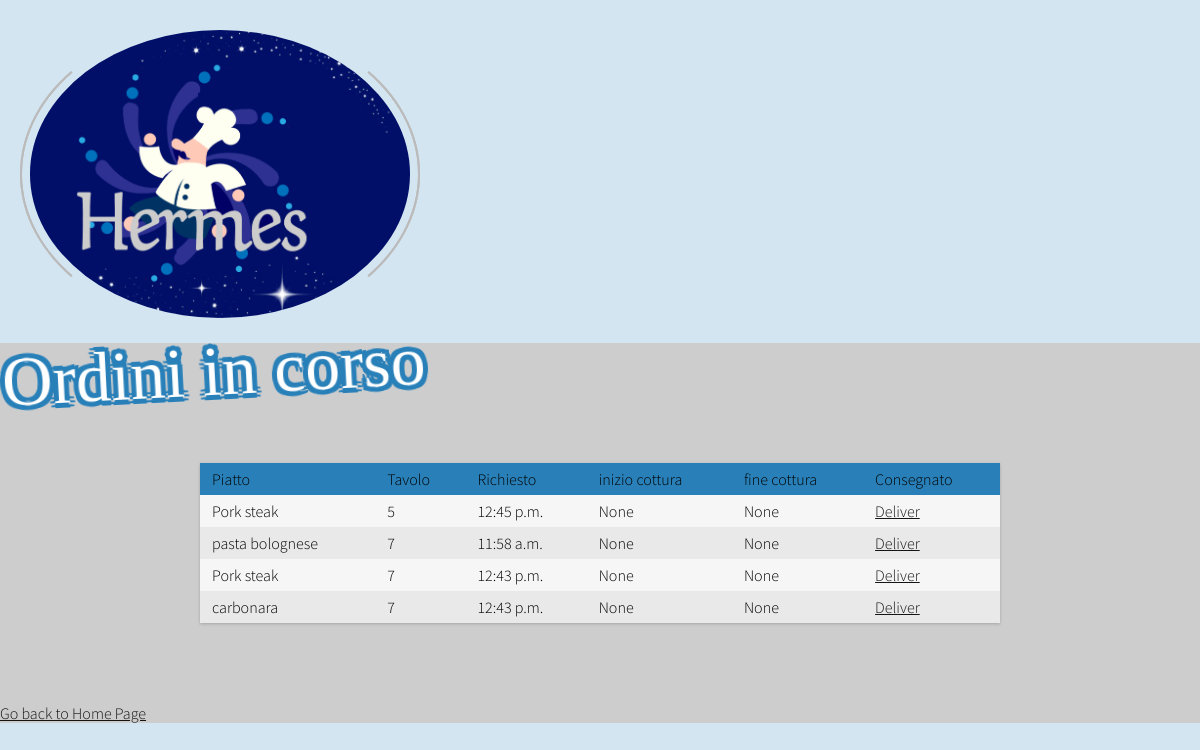
Page /openOrders/ on the committed database.
### app/models.py (models this page shows, shortened)
class Order(models.Model):
    request_time = models.TimeField()
    kitchen_start_time = models.TimeField(blank= True, null= True, default= None)
    kitchen_end_time = models.TimeField(blank= True, null= True, default= None)
    delivery_time = models.TimeField(blank= True, null= True, default= None)
    dish_name = models.ForeignKey(Dish, null= True, blank= True, default= None, on_delete=models.CASCADE)
    table = models.ForeignKey(Table, null= True, default= None, on_delete=models.CASCADE)

class Dish(models.Model ) :
    name = models.CharField( max_length= 50 )
    price = models.FloatField()
    type = models.CharField( max_length= 50 )
    gluten = models.BooleanField( null= False)
    id =models.AutoField(primary_key=True)
    lactose = models.BooleanField( null= False)
    def __str__( self ) :
        return self.name

class Table( models.Model ) :
    number = models.IntegerField( primary_key= True)
    def __str__( self ) :
        return str(self.number)

### app/views.py (the view)
# urls.py: re_path(r'^openOrders/',views.showOrderstoDeliver, name='orderstoDeliver'),
def showOrderstoDeliver(request):
    openOrders = Order.objects.filter(delivery_time__isnull=True).order_by('table')
    return render( request,'Incorso.html', {'orders':openOrders})

### app/templates/Incorso.html
{% extends "template.html" %} {% block content %}
<head> </head>
<body>
	<div class="type">
		<span>Ordini in corso</span>
	</div>
	<div class="wrapper">
		<div class="table">
			<div class="row header blue">
				<div class="cell">Piatto</div>
				<div class="cell">Tavolo</div>
				<div class="cell">Richiesto</div>
				<div class="cell">inizio cottura</div>
				<div class="cell">fine cottura</div>
				<div class="cell">Consegnato</div>
			</div>
			{% for o in orders %}
			<div class="row">
				<div class="cell">{{ o.dish_name }}</div>
				<div class="cell">{{ o.table }}</div>
				<div class="cell">{{ o.request_time }}</div>
				<div class="cell">{{ o.kitchen_start_time}}</div>
				<div class="cell">{{ o.kitchen_end_time}}</div>
				<div class="cell">
					<a href="/closeOrder/{{o.id}}">Deliver</a>
				</div>
			</div>
			{% endfor %}
		</div>
	</div>
	<a href="/home/">Go back to Home Page</a>
</body>
{% endblock content%}

### app/static/css/default.css (style rules this page uses)
html, body { height: 100%; }
body { margin: 0px; padding: 0px; background: #d4e5f2; font-family: 'Source Sans Pro', sans-serif; font-weight: 300; color: #000000; }
a { color: #151515; }
.wrapper { margin: 0 auto; padding: 40px; max-width: 800px; }
.table { margin: 0 0 40px 0; width: 100%; box-shadow: 0 1px 3px rgba(0, 0, 0, 0.2); display: table; }
.row { display: table-row; background: #f6f6f6; }
.row:nth-of-type(odd) { background: #e9e9e9; }
.row.blue { background: #2980b9; }
.cell { padding: 6px 12px; display: table-cell; }
.type span { display: block; }
.type span { font-family: 'Pacifico', cursive; font-weight: 400; font-size: 70px; position: relative; z-index: 1; text-shadow: 5px 0 0 #2980b9, -5px 0 0 #2980b9, 0 5px 0 #2980b9, 0 -5px 0 #2980b9, 4px 4px #2980b9, -4px -4px 0 #2980b9, 4px -4px 0 #2980b9, -4px 4px 0 #2980b9; -webkit-transform: rotate(-3deg); transform: rotate(-3deg); -webkit-transform-origin: 0 0; transform-origin: 0 0; color: #fff; margin-top: -5px; }

### rows in the picture
Order: dish_name "Pork steak", table "5", request_time "12:45 p.m.", kitchen_start_time "None", kitchen_end_time "None"
Order: dish_name "pasta bolognese", table "7", request_time "11:58 a.m.", kitchen_start_time "None", kitchen_end_time "None"
Order: dish_name "Pork steak", table "7", request_time "12:43 p.m.", kitchen_start_time "None", kitchen_end_time "None"
Order: dish_name "carbonara", table "7", request_time "12:43 p.m.", kitchen_start_time "None", kitchen_end_time "None"
